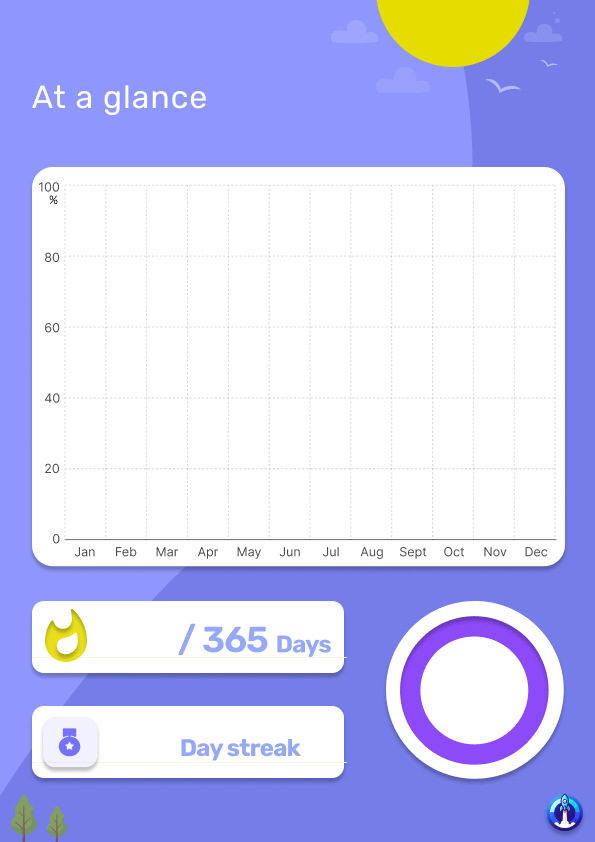
#> input picture assets/365-year.png, 595 x 842 px
$ python read_and_plot_year_from_database.py
#> lines starting #> are read from the running program, lines starting #| are printed output that depends on the picture; after the words box and inside, x2 and y2 are one past the last pixel; in counts of white or black regions, pixels touching at a corner belong together
"""
This script reads habit data from a Firestore database and
generates a visual representation of the habit performance for a given year.
"""

from PIL import Image, ImageDraw, ImageFont
import cv2
import numpy as np
import calendar

import firebase_admin
from firebase_admin import credentials, firestore

# Check if the app is already initialized
if not firebase_admin._apps:
    cred = credentials.Certificate("test-project-5ee35-firebase-adminsdk-hfang-9cf31efa1d.json")
    firebase_admin.initialize_app(cred)

# Initialize Firestore
db = firestore.client()

def draw_bar_chart_on_image(image, percentage_array, display_array, font_path):
    # Define given parameters for the bar chart
    lower_left_corner = (73, 525)   # Lower left corner of the first rectangle
    width = 23                      # Width of each rectangle
    top_100_height_y = 185          # Y coordinate at 100% height
    bottom_y = 538                  # Y coordinate of the bottom
    gap_between_bars = 18           # Gap between adjacent bars

    # Calculate the full height of a bar (from bottom to top 100% height)
    full_height = bottom_y - top_100_height_y

    # Find the maximum value in the percentage array
    max_value = max(percentage_array)

    # Draw the rectangles on the original OpenCV image
    for i, percentage in enumerate(percentage_array):
        # Calculate the height of the current rectangle based on the percentage
        current_height = int(full_height * (percentage / 100.0))

        # Calculate the top-left and bottom-right coordinates for the current rectangle
        top_left_corner = (
            lower_left_corner[0] + i * (width + gap_between_bars),
            bottom_y - current_height
        )
        bottom_right_corner = (
            top_left_corner[0] + width,
            bottom_y
        )

        # Define the color and thickness for the filled rectangle
        if percentage == max_value:
            color = (26, 223, 232)  # RGB color for the bar with the highest value
        else:
            color = (255, 121, 137)  # Default color in BGR

        thickness = -1  # Fill the rectangle

        # Draw the filled rectangle using OpenCV
        cv2.rectangle(image, top_left_corner, bottom_right_corner, color, thickness)

    # Convert OpenCV image to PIL image for drawing text
    pil_image = Image.fromarray(cv2.cvtColor(image, cv2.COLOR_BGR2RGB))

    # Create a draw object for the PIL image
    draw = ImageDraw.Draw(pil_image)

    # Load the custom font
    font = ImageFont.truetype(font_path, 14)

    # Draw the numbers on the bars
    for i, value in enumerate(display_array):
        # Calculate the top-left coordinates for the current rectangle (for placing text)
        top_left_corner = (
            lower_left_corner[0] + i * (width + gap_between_bars),
            bottom_y - int(full_height * (percentage_array[i] / 100.0))
        )

        # Define the position for the text (number) to be displayed on top of each bar
        text_position = (top_left_corner[0] + 3, top_left_corner[1] - 18)

        # Check if the value is a single digit and format it
        if value < 10:
            text_position = (top_left_corner[0] + 8, top_left_corner[1] - 18)

        # Draw the text (number) using PIL
        draw.text(text_position, str(value), font=font, fill=(142, 151, 253))

    # Convert the PIL image back to OpenCV format
    output_image = cv2.cvtColor(np.array(pil_image), cv2.COLOR_RGB2BGR)

    # Return the image with the bars and numbers drawn
    return output_image

def draw_circular_progress_bar_on_image(img, percentage, position, radius = 58, thickness=18, bar_color=(254, 168, 148)):
    # Load the existing image

    # Determine the size based on the position you want the circle
    #radius = 58 #min(img.shape[0], img.shape[1]) // 6  # Radius of the circle based on the image size
    #thickness = 18 #int(radius / 4)  # Thickness of the progress bar based on the radius

    # Draw the circular background (progress bar background)
    cv2.circle(img, position, radius, (248, 74, 141), thickness)

    # Calculate the angle for the progress bar, starting from the top (-90 degrees)
    angle = int(360 * (percentage / 100))

    # Start from the top (-90 degrees), and draw the progress arc
    cv2.ellipse(img, position, (radius, radius), 0, -90, -90 + angle, bar_color, thickness)

    return img

def add_text_to_image(image, text, font_path, size, position, color):
    # Convert the image from OpenCV (BGR) to PIL (RGB) format
    image_pil = Image.fromarray(cv2.cvtColor(image, cv2.COLOR_BGR2RGB))

    # Initialize ImageDraw
    draw = ImageDraw.Draw(image_pil)

    # Load your custom TTF font
    font = ImageFont.truetype(font_path, size=size)

    # Add text to image
    draw.text(position, text, font=font, fill=color)

    # Convert the image back from PIL (RGB) to OpenCV (BGR)
    return cv2.cvtColor(np.array(image_pil), cv2.COLOR_RGB2BGR)

def add_centered_custom_text(image, text, font_path, font_size, position_y, text_color):
    # Convert OpenCV image (BGR) to PIL image (RGB)
    image_pil = Image.fromarray(cv2.cvtColor(image, cv2.COLOR_BGR2RGB))

    # Get a drawing context
    draw = ImageDraw.Draw(image_pil)

    # Load the custom font
    font = ImageFont.truetype(font_path, font_size)

    # Get the size of the text using textbbox
    text_bbox = draw.textbbox((0, 0), text, font=font)
    text_width = text_bbox[2] - text_bbox[0]

    # Calculate x-coordinate to center the text horizontally
    image_width = image_pil.width
    x = (image_width - text_width) // 2  # Center horizontally

    # Define y-coordinate (position_y) to place the text vertically
    y = position_y

    # Draw the text on the image
    draw.text((x, y), text, font=font, fill=text_color)

    # Convert the PIL image back to an OpenCV image (BGR)
    image_with_text = cv2.cvtColor(np.array(image_pil), cv2.COLOR_RGB2BGR)

    return image_with_text

def fill_year_template(year, habit_name, days_array, habit_streak):

#> called with year = 2023, habit_name = 'Workout', habit_streak = 0
    no_of_days = 366 if calendar.isleap(year) else 365

    # Find the number of days in each month for the given year
    days_in_months = [calendar.monthrange(year, month + 1)[1] for month in range(12)]

    # Calculate the percentage array (as integers) for each month
    percentage_array = [int((days / total_days) * 100) for days, total_days in zip(days_array, days_in_months)]

    success_rate = int(sum(days_array) / no_of_days * 100)

    # Total days habit performed in the year
    total_days = sum(days_array)

    # Load the month template image
    year_images = {
    365: 'assets/365-year.png',
    366: 'assets/366-year.png'}

    image = cv2.imread(year_images.get(no_of_days, 'assets/365-year.png'))
#> image is the input picture: shape (842, 595, 3); mean B, G, R 242.9, 200.2, 197.5

    # Remove trailing zeros to match the length of available data
    while days_array and days_array[-1] == 0:
        days_array.pop()

    # Draw the bar chart on the image with numbers on each bar using the custom font
    image = draw_bar_chart_on_image(image, percentage_array, days_array, 'assets/Rubik-Regular.ttf')
#> after the loop in draw_bar_chart_on_image, `for i, percentage in enumerate(percentage_array):`:
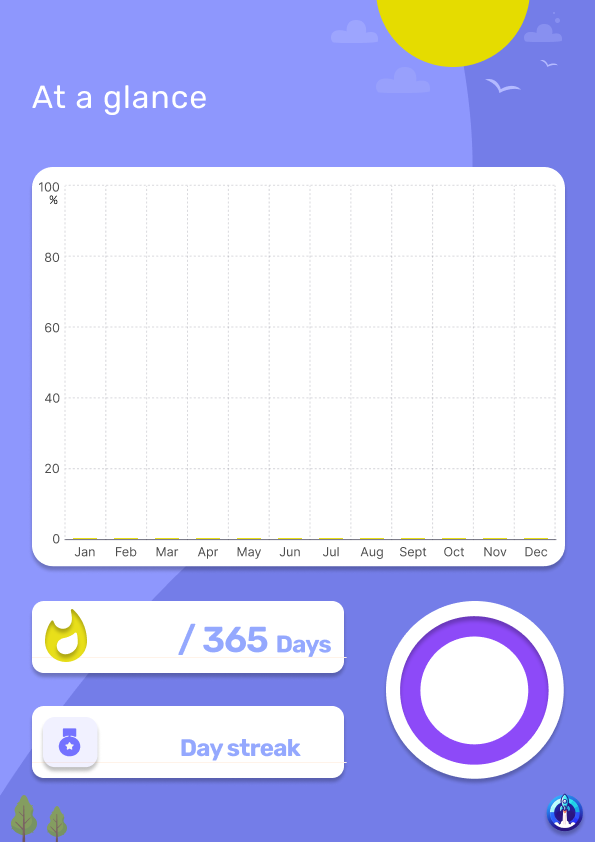
#> image: shape (842, 595, 3); 0.06% of pixels changed, all inside (x1, y1, x2, y2) = (73, 538, 548, 539)

    # Display circular progress bar
    image = draw_circular_progress_bar_on_image(image, success_rate, (474, 690), 65, 19)
#> in draw_circular_progress_bar_on_image, `cv2.ellipse(img, position, (radius, radius), 0, -90, -90 + angle, bar_..`:
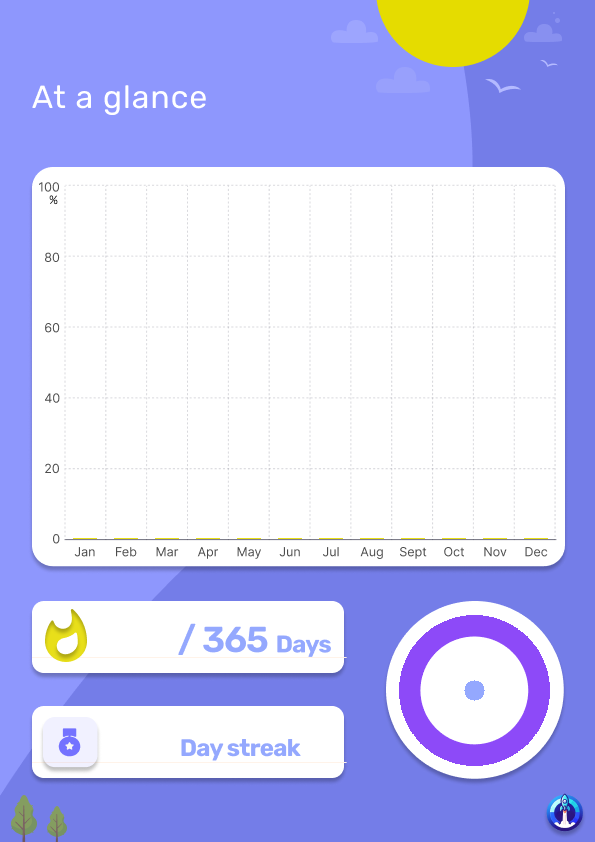
#> img: shape (842, 595, 3); mean B, G, R 242.8, 199.9, 197.4

    image = add_text_to_image(image, f'{success_rate}%', 'assets/Rubik-Bold.ttf', 36, (439, 670), (154, 162, 253))
#> in add_text_to_image, `return cv2.cvtColor(np.array(image_pil), cv2.COLOR_RGB2BGR)`:
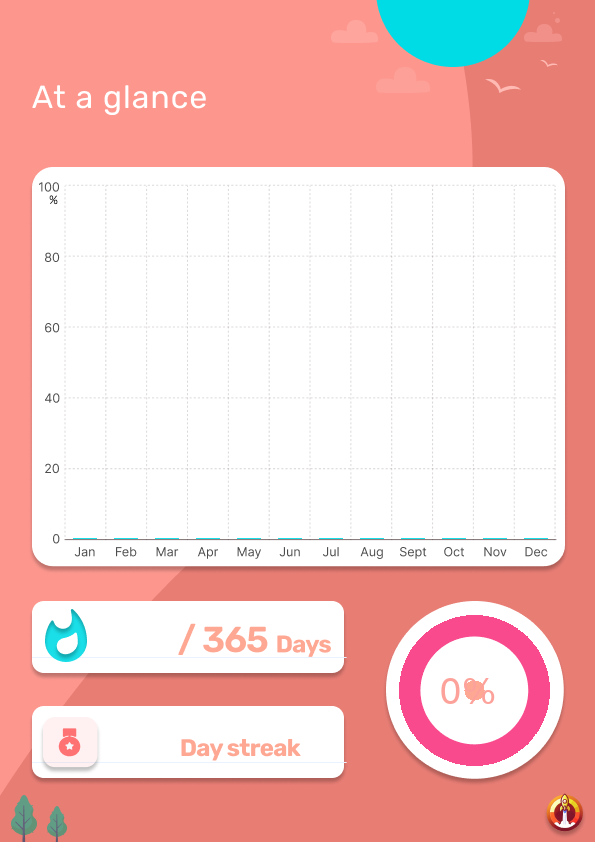
#> returned value: shape (842, 595, 3); mean R, G, B 242.8, 199.9, 197.3

    # Display the year on the image
    image = add_text_to_image(image, str(year), 'assets/Rubik-SemiBold.ttf', 48, (32, 12), (255, 255, 255))

    # Disply total days
    image = add_text_to_image(image, str(total_days), 'assets/Rubik-SemiBold.ttf', 36, (99, 618), (77, 87, 200))

    # Display streak
    image = add_text_to_image(image, str(habit_streak), 'assets/Rubik-SemiBold.ttf', 36, (110, 722), (77, 87, 200))

    # Display the habit name
    image = add_centered_custom_text(image, habit_name, 'assets/Rubik-Regular.ttf', 24, 130, (231, 216, 200))
#> in add_centered_custom_text, `text_bbox = draw.textbbox((0, 0), text, font=font)`: text_bbox = (0, 5, 99, 23)
#> in add_centered_custom_text, `text_width = text_bbox[2] - text_bbox[0]`: text_width = 99
#> in add_centered_custom_text, `x = (image_width - text_width) // 2`: x = 248

    return image

def habit_days_count_year(data, year, habit_name):
    """Calculate the number of days a specific habit was performed in each month for a given year.

    Args:
        data (dict): A dictionary containing habit data organized by year, month, and habit name.
        year (str): The year for which to calculate the habit days.
        habit_name (str): The name of the habit to analyze.

    Returns:
        list: A list of integers where each element corresponds to the number of days
              the habit was performed in the respective month. The length of the list
              is based on the availability of data in the dictionary, with missing
              months treated as 0.

    Example:
        Input:
            year = "2023"
            habit_name = "Workout"
        Output:
            [23, 25, 18, 14, 25, ...]
    """

    # Define the months in order
    months_order = [
        "January", "February", "March", "April",
        "May", "June", "July", "August",
        "September", "October", "November", "December"
    ]

    # Get the data for the given year
    year_data = data.get(year, {})

    # Initialize the result array with 0 for each month
    result = [0] * 12

    for month_index, month in enumerate(months_order):
        # Check if the month exists in the data
        if month in year_data and habit_name in year_data[month]:
            # Count the number of days the habit was performed
            result[month_index] = sum(year_data[month][habit_name])

    # Remove trailing zeros to match the length of available data
    # while result and result[-1] == 0:
    #     result.pop()

    return result

def longest_habit_streak_across_year(data, year, habit_name):
    """
    Calculate the longest streak of consecutive days a specific habit was performed
    across all months in a given year.

    Args:
        data (dict): A dictionary containing habit data organized by year, month, and habit name.
        year (str): The year for which to calculate the longest streak.
        habit_name (str): The name of the habit to analyze.

    Returns:
        int: The length of the longest streak of consecutive days the habit was performed
             across all months in the specified year.

    Example:
        Input:
            year = "2023"
            habit_name = "Workout"
        Output:
            56  # (Example: 10 consecutive days of performing the habit)
    """

    # Get the data for the given year
    year_data = data.get(year, {})

    longest_streak = 0
    current_streak = 0

    # Define the months in order
    months_order = [
        "January", "February", "March", "April",
        "May", "June", "July", "August",
        "September", "October", "November", "December"
    ]

    for month in months_order:
        # Check if the month exists in the data and contains the habit
        if month in year_data and habit_name in year_data[month]:
            habit_days = year_data[month][habit_name]
            for day in habit_days:
                if day == 1:
                    current_streak += 1
                    longest_streak = max(longest_streak, current_streak)
                else:
                    current_streak = 0
        else:
            # Reset the streak if the month or habit data is missing
            current_streak = 0

    return longest_streak


if __name__ == "__main__":

    # Retrieve user data from Firestore
    def get_user_data(user_id):
        doc = db.collection("users").document(user_id).get()
        if doc.exists:
            return doc.to_dict()
        else:
            return None

    user_id = "123456789"                                               # will be obtained from Google Authentication

    # retrieve all data from the user_id
    user_data = get_user_data(user_id)

    # Example usage
    year = 2023
    habit_name = 'Workout'                                                                # Name of the habit                                                      # Year
    days_array =   habit_days_count_year(user_data, str(year), habit_name)                # No of days habit performed in each month
    habit_streak = longest_habit_streak_across_year(user_data, str(year), habit_name)     # Longest habit streak                                                      # Year

    output_image = fill_year_template(year, habit_name, days_array, habit_streak)

    # Display the image with the bar chart and numbers
    cv2.imshow(f'{year}', output_image)
    cv2.waitKey(0)
    cv2.destroyAllWindows()
